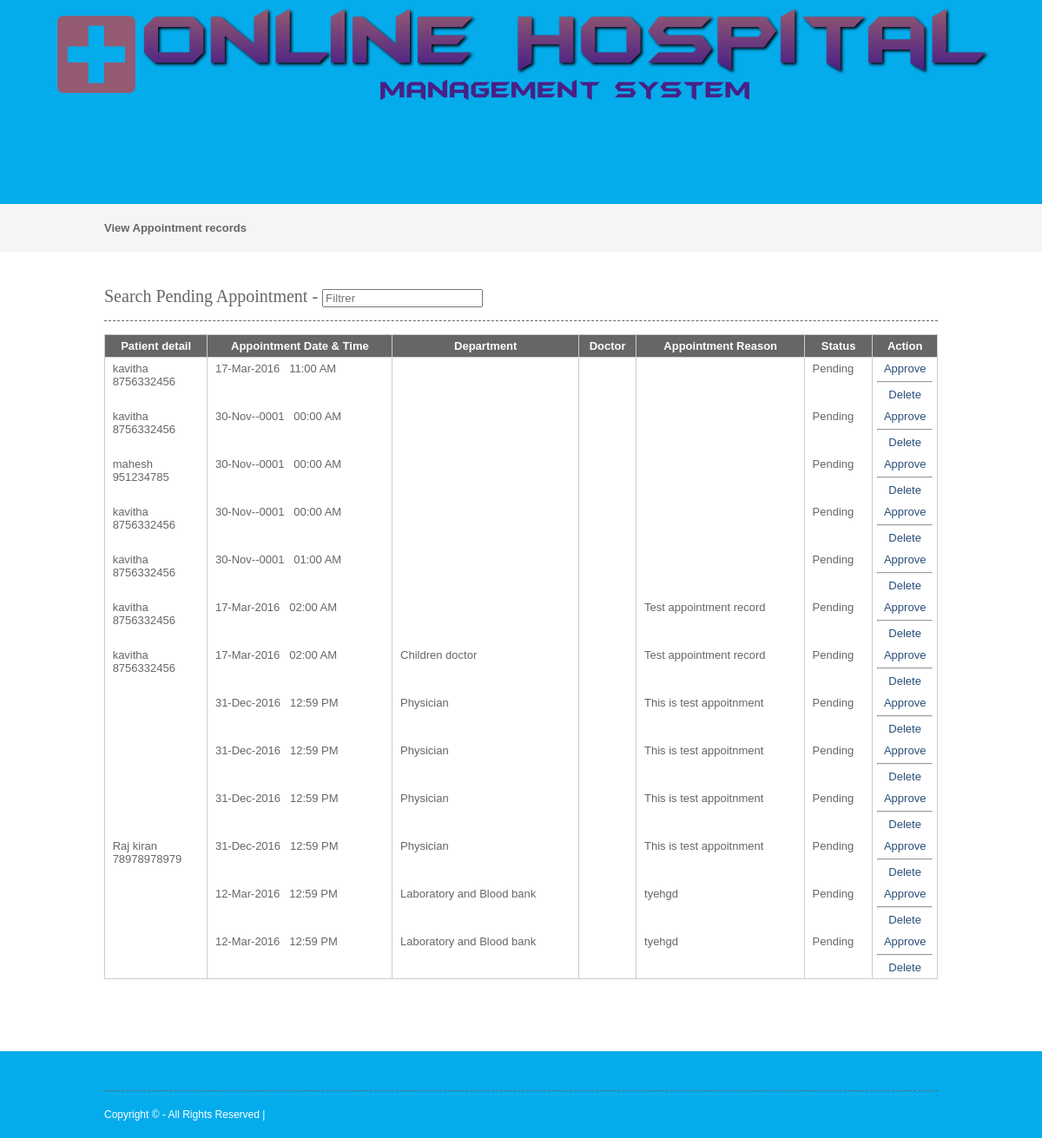
Page /php/viewappointmentpending.php on the committed database.
### tables this page shows
CREATE TABLE IF NOT EXISTS `appointment` (
  `appointmentid` int(10) NOT NULL AUTO_INCREMENT,
  `appointmenttype` varchar(25) NOT NULL,
  `patientid` int(10) NOT NULL,
  `roomid` int(10) NOT NULL,
  `departmentid` int(10) NOT NULL,
  `appointmentdate` date NOT NULL,
  `appointmenttime` time NOT NULL,
  `doctorid` int(10) NOT NULL,
  `status` varchar(10) NOT NULL,
  `app_reason` text NOT NULL,
  PRIMARY KEY (`appointmentid`)
);

CREATE TABLE IF NOT EXISTS `patient` (
  `patientid` int(10) NOT NULL AUTO_INCREMENT,
  `patientname` varchar(50) NOT NULL,
  `admissiondate` date NOT NULL,
  `admissiontime` time NOT NULL,
  `address` varchar(250) NOT NULL,
  `mobileno` varchar(15) NOT NULL,
  `city` varchar(25) NOT NULL,
  `pincode` varchar(20) NOT NULL,
  `loginid` varchar(25) NOT NULL,
  `password` varchar(25) NOT NULL,
  `bloodgroup` varchar(20) NOT NULL,
  `gender` varchar(10) NOT NULL,
  `dob` date NOT NULL,
  `status` varchar(10) NOT NULL,
  PRIMARY KEY (`patientid`),
  KEY `loginid` (`loginid`)
);

CREATE TABLE IF NOT EXISTS `department` (
  `departmentid` int(10) NOT NULL AUTO_INCREMENT,
  `departmentname` varchar(100) NOT NULL,
  `description` text NOT NULL,
  `status` varchar(10) NOT NULL,
  PRIMARY KEY (`departmentid`)
);

### php/viewappointmentpending.php (the view, shortened to what this page needs)
<?php
include("headers.php");
include("dbconnection.php");
?>
<div class="wrapper col2">
  <div id="breadcrumb">
    <ul>
      <li class="first">View Appointment records</li></ul>
  </div>
</div>
<div class="wrapper col4">
  <div id="container">
<section class="container">
<h2>Search Pending Appointment - <input type="search" class="light-table-filter" data-table="order-table" placeholder="Filtrer" /></h2>
	<table class="order-table">
      <thead>
        <tr>
          <th>Patient detail</th>
          <th>Appointment Date &  Time</th>
          <th>Department</th>
          <th>Doctor</th>
          <th>Appointment Reason</th>
          <th>Status</th>
          <th><div align="center">Action</div></th>
        </tr>
        </thead>
        <tbody>
          <?php
		$sql ="SELECT * FROM appointment WHERE (status='Pending' OR status='Inactive')";
		$qsql = mysqli_query($con,$sql);
		while($rs = mysqli_fetch_array($qsql))
		{
			$sqlpat = "SELECT * FROM patient WHERE patientid='$rs[patientid]'";
			$qsqlpat = mysqli_query($con,$sqlpat);
			$rspat = mysqli_fetch_array($qsqlpat);
			$sqldept = "SELECT * FROM department WHERE departmentid='$rs[departmentid]'";
			$qsqldept = mysqli_query($con,$sqldept);
			$rsdept = mysqli_fetch_array($qsqldept);
			$sqldoc= "SELECT * FROM doctor WHERE doctorid='$rs[doctorid]'";
			$qsqldoc = mysqli_query($con,$sqldoc);
			$rsdoc = mysqli_fetch_array($qsqldoc);
        echo "<tr>
          <td>&nbsp;$rspat[patientname]<br>&nbsp;$rspat[mobileno]</td>
			 <td>&nbsp;" . date("d-M-Y",strtotime($rs[appointmentdate])) . " &nbsp; " . date("H:i A",strtotime($rs[appointmenttime])) . "</td>
		    <td>&nbsp;$rsdept[departmentname]</td>
			   <td>&nbsp;$rsdoc[doctorname]</td>
			    <td>&nbsp;$rs[app_reason]</td>
			    <td>&nbsp;$rs[status]</td>
          <td><div align='center'>";
		  if($rs[status] != "Approved")
		  {
				  if(!(isset($_SESSION[patientid])))
				  {
						  echo "<a href='appointmentapproval.php?editid=$rs[appointmentid]&patientid=$rs[patientid]'>Approve</a><hr>";
				  }
				 echo "  <a href='viewappointment.php?delid=$rs[appointmentid]'>Delete</a>";
		  }
		  else
		  {
				echo "<a href='patientreport.php?patientid=$rs[patientid]&appointmentid=$rs[appointmentid]'>View Report</a>";
		  }
		 echo "</center></td></tr>";
		}
		?>
      </tbody>
    </table>
    </section>
    <p>&nbsp;</p>
  </div>
</div>
<?php
include("footers.php");
?>

### php/headers.php (shortened to what this page needs)
<!DOCTYPE html PUBLIC "-//W3C//DTD XHTML 1.0 Transitional//EN" "http://www.w3.org/TR/xhtml1/DTD/xhtml1-transitional.dtd">
<html xmlns="http://www.w3.org/1999/xhtml">
<head>
<link rel="stylesheet" href="layout/styles/layout.css" type="text/css" />
</head>
<body id="top">
<div class="wrapper col1">
<center><a href="index.php"><img src="images/Online Hospital Management System.png"></a></center>
  <div id="head">
  </div>
</div>

### php/footers.php (shortened to what this page needs)
<div class="wrapper col5">
  <div id="footer">
    <div id="copyright">
      <p class="fl_left">Copyright &copy;  - All Rights Reserved | </p>
      <br class="clear" />
    </div>
  </div>
</div>
</body>
</html>

### layout/styles/layout.css (style rules this page uses)
html { overflow-y:scroll; }
body { margin:0; padding:0; font-size:13px; font-family:verdana, Arial, Helvetica, sans-serif; color:#FFFFFF; background-color:#4F473A; }
a { outline:none; text-decoration:none; }
.fl_left, .imgl { float:left; }
img { margin:0; padding:0; border:0; }
div.wrapper { display:block; width:100%; margin:0; text-align:left; }
.col1 { color:#000000; background-color:#04acec; }
.col2 { color:#666666; background-color:#F5F5F5; }
.col3, .col4 { color:#666666; background-color:#FFFFFF; }
.col5 { color:#FFFFFF; background-color:#04acec; }
#head, #gallery, #breadcrumb, #container, #footer { display:block; position:relative; width:960px; margin:0 auto; }
#head { height:110px; z-index:1000; }
#breadcrumb { padding:20px 0; }
#breadcrumb ul { margin:0; padding:0; list-style:none; }
#breadcrumb ul li { display:inline; }
#breadcrumb ul li.first { font-weight:bold; }
#container { padding:40px 0; }
#container h1, #container h2, #container h3, #container h4, #container h5, #container h6 { margin:0 0 15px 0; padding:0 0 15px 0; line-height:normal; font-weight:normal; font-size:20px; font-family:Georgia, "Times New Roman", Times, serif; border-bottom:1px dashed #666666; }
#container a { color:#294E79; background-color:#FFFFFF; }
#footer { padding:20px 0; }
#copyright { display:block; float:left; width:100%; margin:25px 0 0 0; padding:20px 0 0 0; font-size:12px; border-top:1px dashed #666666; }
#copyright p { margin:0; padding:0; }

### layout/styles/tables.css (style rules this page uses)
table { width:100%; border-collapse:collapse; table-layout:auto; vertical-align:top; margin-bottom:15px; border:1px solid #CCCCCC; }
table thead th { color:#FFFFFF; background-color:#666666; border:1px solid #CCCCCC; border-collapse:collapse; text-align:center; table-layout:auto; vertical-align:middle; }
table tbody td { vertical-align:top; border-collapse:collapse; border-left:1px solid #CCCCCC; border-right:1px solid #CCCCCC; }
table thead th, table tbody td { padding:5px; border-collapse:collapse; }

### rows in the picture
appointment: patientid.patientname "kavitha", patientid.mobileno "8756332456", appointmentdate "17-Mar-2016", appointmenttime "11:00 AM", status "Pending"
appointment: patientid.patientname "kavitha", patientid.mobileno "8756332456", appointmentdate "30-Nov--0001", appointmenttime "00:00 AM", status "Pending"
appointment: patientid.patientname "mahesh", patientid.mobileno "951234785", appointmentdate "30-Nov--0001", appointmenttime "00:00 AM", status "Pending"
appointment: patientid.patientname "kavitha", patientid.mobileno "8756332456", appointmentdate "30-Nov--0001", appointmenttime "00:00 AM", status "Pending"
appointment: patientid.patientname "kavitha", patientid.mobileno "8756332456", appointmentdate "30-Nov--0001", appointmenttime "01:00 AM", status "Pending"
appointment: patientid.patientname "kavitha", patientid.mobileno "8756332456", appointmentdate "17-Mar-2016", appointmenttime "02:00 AM", app_reason "Test appointment record", status "Pending"
appointment: patientid.patientname "kavitha", patientid.mobileno "8756332456", appointmentdate "17-Mar-2016", appointmenttime "02:00 AM", departmentid.departmentname "Children doctor", app_reason "Test appointment record", status "Pending"
appointment: appointmentdate "31-Dec-2016", appointmenttime "12:59 PM", departmentid.departmentname "Physician", app_reason "This is test appoitnment", status "Pending"
appointment: appointmentdate "31-Dec-2016", appointmenttime "12:59 PM", departmentid.departmentname "Physician", app_reason "This is test appoitnment", status "Pending"
appointment: appointmentdate "31-Dec-2016", appointmenttime "12:59 PM", departmentid.departmentname "Physician", app_reason "This is test appoitnment", status "Pending"
appointment: patientid.patientname "Raj kiran", patientid.mobileno "78978978979", appointmentdate "31-Dec-2016", appointmenttime "12:59 PM", departmentid.departmentname "Physician", app_reason "This is test appoitnment", status "Pending"
appointment: appointmentdate "12-Mar-2016", appointmenttime "12:59 PM", departmentid.departmentname "Laboratory and Blood bank", app_reason "tyehgd", status "Pending"
appointment: appointmentdate "12-Mar-2016", appointmenttime "12:59 PM", departmentid.departmentname "Laboratory and Blood bank", app_reason "tyehgd", status "Pending"
